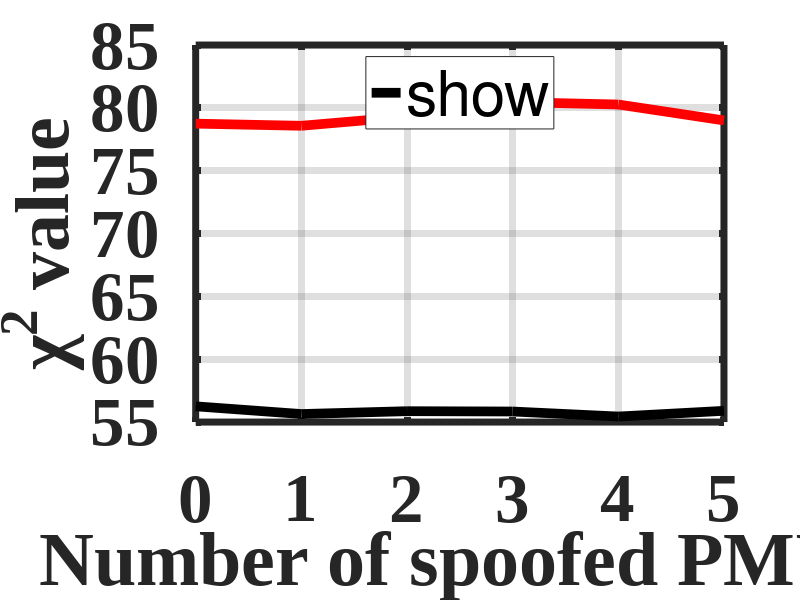

Here is the MATLAB script that generated this plot: (Note: this script raises an error after producing the figure.)
clc
clear
close all

% load("res_20250227_PA_Chi_inadequate_weights_IEEE_30.mat")
load("res_PA_Chi_inadequate_weights_IEEE_30_0spf.mat")
no_spoofed_PMUs = [0 1 2 3 4 5];

figure('Name','Chi square')
plot(no_spoofed_PMUs,Chi_with_correct_weights_mean,'DisplayName','True \chi^2' , 'Color', 'k','LineWidth', 7);
hold on;
plot(no_spoofed_PMUs,Chi_with_inadequate_weights_mean,'DisplayName','Estimated \chi^2' , 'Color', 'r','LineWidth',7);
hold on;
legend('show','Location','north');
ylabel('\chi^2 value ','FontSize',60,'FontName', 'Times New Roman');
xlabel('Number of spoofed PMUs','FontSize',60,'FontName', 'Times New Roman');
grid on;
set(gca, 'Box', 'on', 'LineWidth', 6)
xticks([0 1 2 3 4 5]);
% legend([p1 p2 y1 y2],'PA with Spoofing','PA after correction', 'PA threshold', 'mean value of PA')

grid on;
set(gca, 'LineWidth', 5)
set(gca, 'Box', 'on', 'LineWidth', 5)
set(gca, 'FontSize', 50, 'FontName', 'Times New Roman','FontWeight', 'bold')


Chi_with_correct = zeros(1000,length(Chi_with_correct_weights));
Chi_with_inadequate = zeros(1000,length(Chi_with_correct_weights));

for t = 1:length(Chi_with_correct_weights)
    Chi_with_correct(:,t) = Chi_with_correct_weights{t,1};
    Chi_with_inadequate(:,t) = Chi_with_inadequate_weights{t,1};
end

%% Comparative BOX Plotting

% % Number of data points per boxplot
% num_samples = 1000;
% 
% % Prepare data for boxplot
% data = []; % To store flattened data
% group = []; % X-axis grouping
% category = []; % To differentiate d1 & d2
% 
% for i = 1:length(no_spoofed_PMUs)
%     % Extract first 100 rows at each x point for d1 and d2
%     temp_d1 = Chi_with_correct(1:end, i);
%     temp_d2 = Chi_with_inadequate(1:end, i);
% 
%     % Append to data array
%     data = [data; temp_d1; temp_d2];
% 
%     % Create group labels for x-axis points (repeat for d1 & d2)
%     group = [group; repmat(no_spoofed_PMUs(i), num_samples*2, 1)];
% 
%     % Label 'd1' as 1 and 'd2' as 2 for color grouping
%     category = [category; repmat("Chi_with_inadequate", num_samples, 1); repmat("Chi_with_correct", num_samples, 1)];
% end
% 
% % Create grouped boxplot
% figure;
% boxchart(categorical(group), data, 'GroupByColor', category);
% 
% % Customize appearance
% xlabel('X-axis Points');
% ylabel('Values');
% title('Box Plot Comparison of d1 and d2 at Each X-Axis Point');
% legend({'Chi_with_inadequate', 'Chi_with_correct'}, 'Location', 'northeast');
% 
% % Show grid for clarity
% grid on;


%% Box plot of chi square

figure('Name','box plot of Chi square')

chi_threshold_70 = 61.0305;
chi_threshold_90 = 69.9185;
t = tiledlayout(1,2,'TileSpacing','loose');

% 

% Tile 1
HA(1) = nexttile
boxplot(Chi_with_correct)
yline(chi_threshold_70,'g', 'LineWidth', 5,'DisplayName','\chi^2 threshold at 70% CI')
yline(chi_threshold_90,'r', 'LineWidth', 5,'DisplayName','\chi^2 threshold at 90% CI')
title('True \chi^2')
% yticks([100,500,900,1300,1700]);
% ylim([0 500])
xticklabels({'0', '1', '2' '3', '4', '5'});
legend("show",'Location','northwest')
grid on;
set(gca, 'LineWidth', 2)
set(gca, 'Box', 'on', 'LineWidth', 2)
set(gca, 'FontSize', 30, 'FontName', 'Times New Roman','FontWeight', 'bold')
set(findobj(gcf, 'tag', 'Box'), 'LineWidth', 2);       % Boxes
set(findobj(gcf, 'tag', 'Median'), 'LineWidth', 2);    % Median lines
% set(findobj(gcf, 'tag', 'Whisker'), 'LineWidth', 200);   % Whiskers
set(findobj(gcf, 'tag', 'Outliers'), 'MarkerSize', 8); % Outliers
set(findobj(gca, 'Tag', 'Upper Whisker'), 'LineWidth', 2); % Upper whisker
set(findobj(gca, 'Tag', 'Lower Whisker'), 'LineWidth', 2); % Lower whisker
set(findobj(gca, 'Tag', 'Upper Adjacent Value'), 'LineWidth', 2); % Max line
set(findobj(gca, 'Tag', 'Lower Adjacent Value'), 'LineWidth', 2); % Min line

% Tile 2
HA(2) = nexttile
boxplot(Chi_with_inadequate)
yline(chi_threshold_70,'g', 'LineWidth', 5,'DisplayName','\chi^2 threshold at 70% CI')
yline(chi_threshold_90,'r', 'LineWidth', 5,'DisplayName','\chi^2 threshold at 90% CI')
title('Estimated \chi^2')
xticklabels({'0', '1', '2' '3', '4', '5'});
% ylim([0 1300])
% yticks([100,500,900,1300,1700]);
grid on;
legend("show",'Location','northwest')
set(gca, 'LineWidth', 2)
set(gca, 'Box', 'on', 'LineWidth', 2)
set(gca, 'FontSize', 30, 'FontName', 'Times New Roman','FontWeight', 'bold')
set(findobj(gcf, 'tag', 'Box'), 'LineWidth', 2);       % Boxes
set(findobj(gcf, 'tag', 'Median'), 'LineWidth', 2);    % Median lines
% set(findobj(gcf, 'tag', 'Whisker'), 'LineWidth', 200);   % Whiskers
set(findobj(gcf, 'tag', 'Outliers'), 'MarkerSize', 8); % Outliers
set(findobj(gca, 'Tag', 'Upper Whisker'), 'LineWidth', 2); % Upper whisker
set(findobj(gca, 'Tag', 'Lower Whisker'), 'LineWidth', 2); % Lower whisker
set(findobj(gca, 'Tag', 'Upper Adjacent Value'), 'LineWidth', 2); % Max line
set(findobj(gca, 'Tag', 'Lower Adjacent Value'), 'LineWidth', 2); % Min line

% aa.Position(1)= 200000;
xlabel(t,'Number of spoofed PMUs','FontSize', 50, 'FontName', 'Times New Roman','FontWeight', 'bold')
ylabel(t,'\chi^2 value','FontSize', 50, 'FontName', 'Times New Roman','FontWeight', 'bold')



%% Box plots for PA test
PA_with_correct = zeros(1000,length(PA_with_inadequate_weights));
PA_with_inadequate = zeros(1000,length(PA_with_inadequate_weights));
PA_without = zeros(1000,length(PA_with_inadequate_weights));

for t = 1:length(PA_with_inadequate_weights)
    PA_with_correct(:,t) = PA_with_correct_weights{t,1}; 
    PA_with_inadequate(:,t) = PA_with_inadequate_weights{t,1};
    PA_without(:,t) = PA_without_weights{t,1};
end


figure('Name','box plot of PA test')

PA_threshold_70_without_weights = 0.2058;
PA_threshold_90_without_weights = 0.2220;
t = tiledlayout(1,2,'TileSpacing','loose');

% 
% figure(3)
% Tile 1
HA(1) = nexttile
boxplot(PA_without)
yline(PA_threshold_70_without_weights,'g', 'LineWidth', 5,'DisplayName','PA threshold at 70% CI')
yline(PA_threshold_90_without_weights,'r', 'LineWidth', 5,'DisplayName','PA threshold at 90% CI')
title('PA without weights')
% yticks([100,500,900,1300,1700]);
% ylim([0 500])
xticklabels({'0', '1', '2' '3', '4', '5'});
legend("show",'Location','northwest')
grid on;
set(gca, 'LineWidth', 2)
set(gca, 'Box', 'on', 'LineWidth', 2)
set(gca, 'FontSize', 30, 'FontName', 'Times New Roman','FontWeight', 'bold')
set(findobj(gcf, 'tag', 'Box'), 'LineWidth', 2);       % Boxes
set(findobj(gcf, 'tag', 'Median'), 'LineWidth', 2);    % Median lines
% set(findobj(gcf, 'tag', 'Whisker'), 'LineWidth', 200);   % Whiskers
set(findobj(gcf, 'tag', 'Outliers'), 'MarkerSize', 8); % Outliers
set(findobj(gca, 'Tag', 'Upper Whisker'), 'LineWidth', 2); % Upper whisker
set(findobj(gca, 'Tag', 'Lower Whisker'), 'LineWidth', 2); % Lower whisker
set(findobj(gca, 'Tag', 'Upper Adjacent Value'), 'LineWidth', 2); % Max line
set(findobj(gca, 'Tag', 'Lower Adjacent Value'), 'LineWidth', 2); % Min line


PA_threshold_70_with_correct_weights = 0.1255;
PA_threshold_90_with_correct_weights = 0.1345;
% Tile 2
HA(2) = nexttile
boxplot(PA_with_inadequate)
yline(PA_threshold_70_with_correct_weights,'g', 'LineWidth', 5,'DisplayName','PA threshold at 70% CI')
yline(PA_threshold_90_with_correct_weights,'r', 'LineWidth', 5,'DisplayName','PA threshold at 90% CI')
title('PA with inconsistence weights')
xticklabels({'0', '1', '2' '3', '4', '5'});
% ylim([0 1300])
% yticks([100,500,900,1300,1700]);
grid on;
legend("show",'Location','northwest')
set(gca, 'LineWidth', 2)
set(gca, 'Box', 'on', 'LineWidth', 2)
set(gca, 'FontSize', 30, 'FontName', 'Times New Roman','FontWeight', 'bold')
set(findobj(gcf, 'tag', 'Box'), 'LineWidth', 2);       % Boxes
set(findobj(gcf, 'tag', 'Median'), 'LineWidth', 2);    % Median lines
% set(findobj(gcf, 'tag', 'Whisker'), 'LineWidth', 200);   % Whiskers
set(findobj(gcf, 'tag', 'Outliers'), 'MarkerSize', 8); % Outliers
set(findobj(gca, 'Tag', 'Upper Whisker'), 'LineWidth', 2); % Upper whisker
set(findobj(gca, 'Tag', 'Lower Whisker'), 'LineWidth', 2); % Lower whisker
set(findobj(gca, 'Tag', 'Upper Adjacent Value'), 'LineWidth', 2); % Max line
set(findobj(gca, 'Tag', 'Lower Adjacent Value'), 'LineWidth', 2); % Min line

% aa.Position(1)= 200000;
xlabel(t,'Number of spoofed PMUs','FontSize', 50, 'FontName', 'Times New Roman','FontWeight', 'bold')
ylabel(t,'Principal Angle (deg)','FontSize', 50, 'FontName', 'Times New Roman','FontWeight', 'bold')

